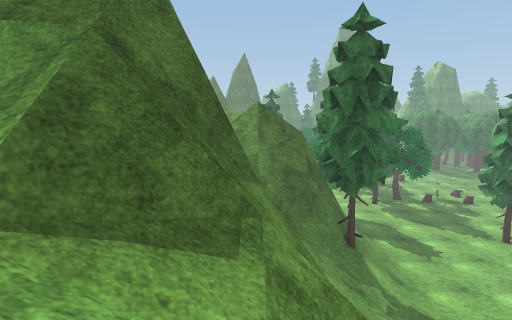
view 1 (above)

18 first-person views from a walk through a Unity game level. The camera is 1.4 m above the floor, tilts 8° down and sees 80° across. The floor is counted in squares, 1 m on a side. Each view is taken from the middle of a square. On the plan, view 1 faces up. The plan holds only what a view shows up to about 14 squares ahead; the rest is blank. The place goes on beyond the plan. Some trees and plants on the terrain are drawn as simple stand-ins. Some animated figures are left out. Door leaves are left out, so doorways stand open. Some surface patterns are stand-ins.

view 2
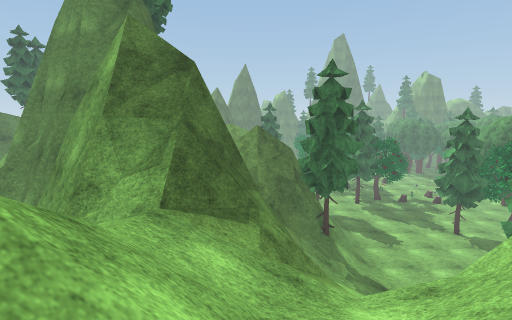

view 3
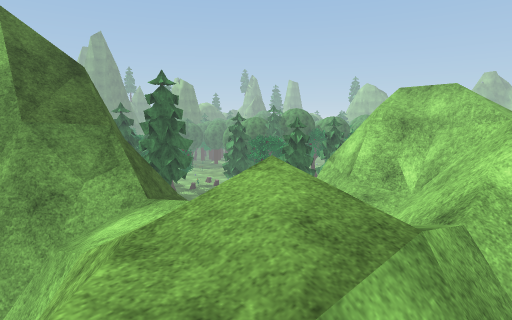

view 4
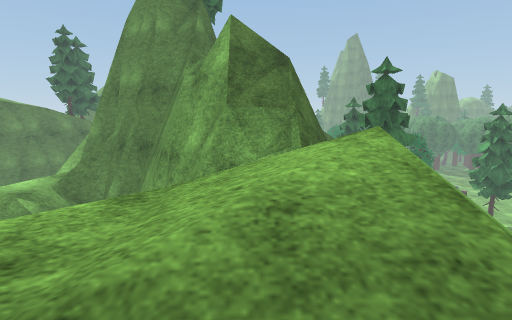

view 5
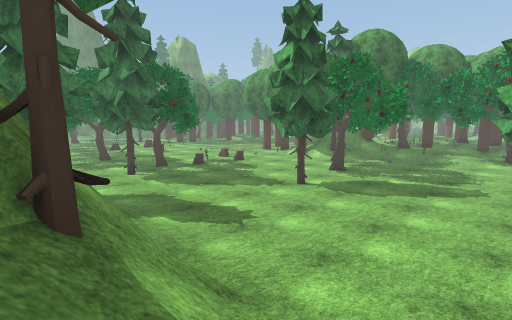

view 6
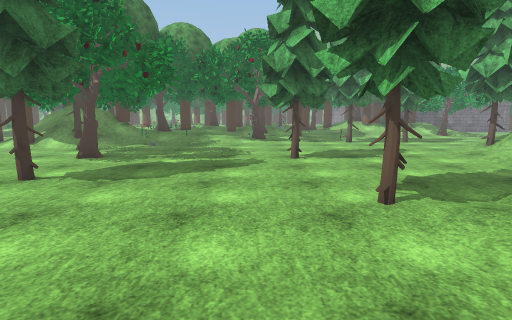

view 7
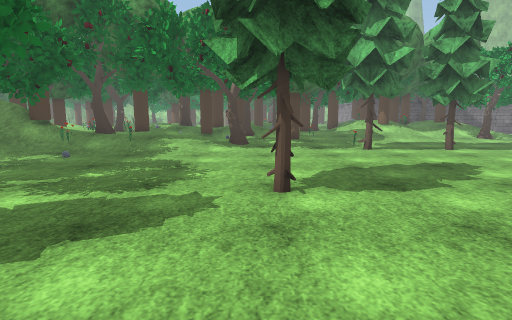

view 8
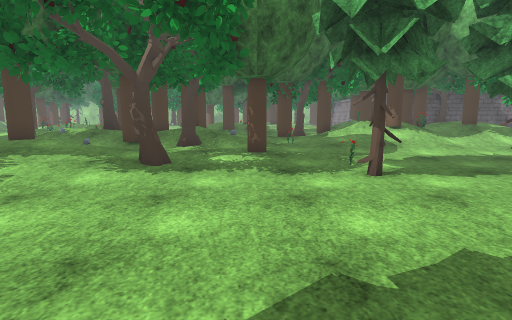

view 9
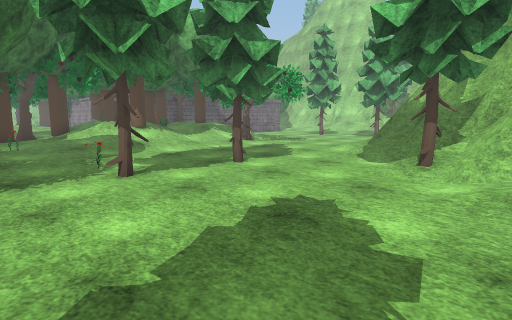

view 10
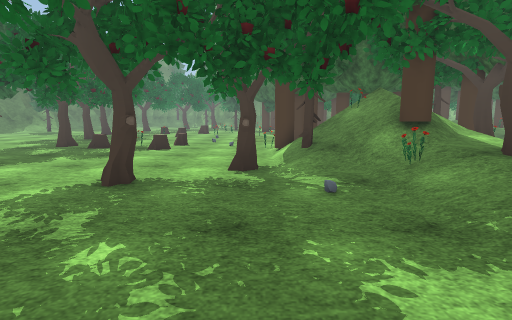

view 11
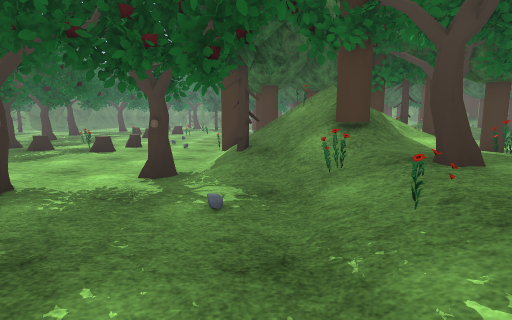

view 12
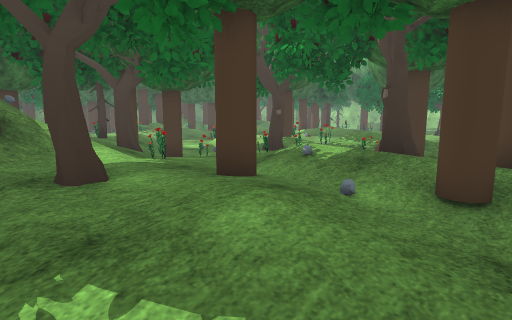

view 13
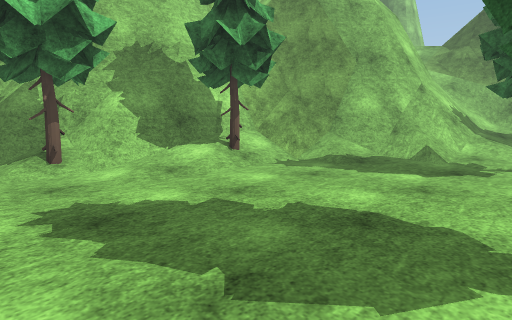

view 14
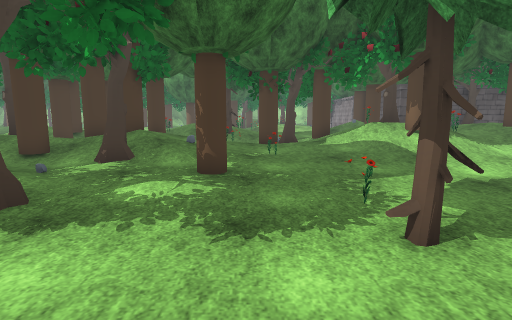

view 15
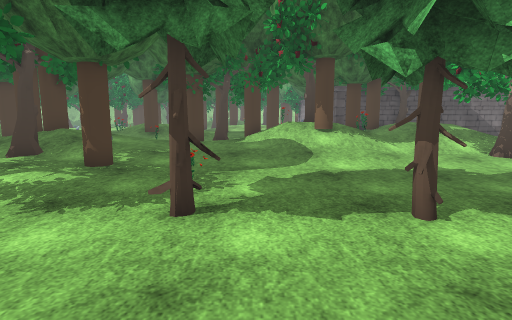

view 16
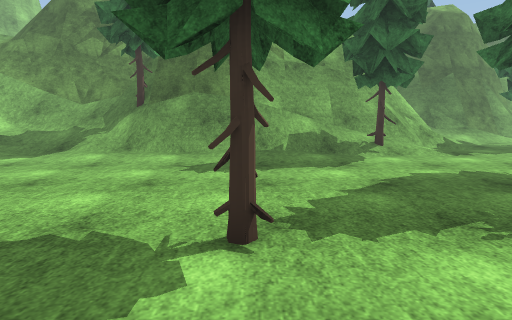

view 17
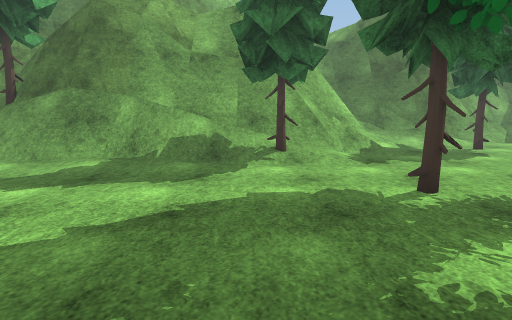

view 18
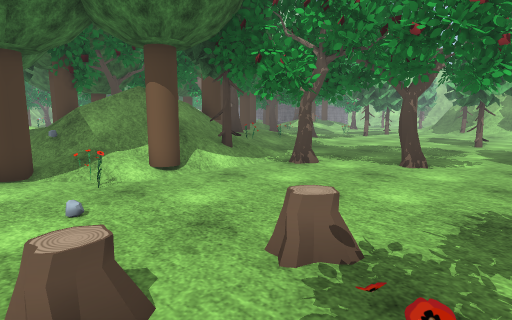

### Floor plan
Key: @ floor where view 1 was taken; # wall or solid block; x gap in a wall; . main floor; : floor 0.25 m higher than the main floor; + floor 0.5 m higher than the main floor; * floor 0.75 m higher than the main floor; % floor 1 m higher than the main floor; & floor 7 m higher than the main floor; / step, stairs or slope; = window, fence, low wall or low ledge; v drop or lower ground; T tree; S stump.
Columns run from 8 left of view 1 to 35 right of it. Each row starts with its distance up from view 1.
 26          //:.....      . S....     T
 25          ==//...... # .=.S.....TT TT TT
 24          #=//:...T... S..S...==//// /T%/v
 23          ##==/...TT.. ...S....////=#TTT//
 22          ###=/................T/// ##TT:.
 21            #=T................/////  #TT/
 20            #=T.............. .TT///     :
 19            #=//:............../T/T////+=+*#=
 18            #=//:......... ...#// T//=#*+*+#=
 17            #=//:........ .:. ./:=#%%***=   =
 16            #=//:.....TT.......:://#***//
 15            #=//:................//**TT//  =T
 14            #==#:................/=*/**//   T
 13            ###/:................////////
 12            ##//:................/ ///+T/ T
 11          ###T//:................:::++://TT
 10          ##////:................::#::+##T TT
  9          #=////:..........T......::::+###/
  8   #      #=////:...TT....TT......::::://*/
  7 vv##     #=///////::T.............::TT+/**=
  6  vv#    ##=///////::..............:::::+++T
  5  vv#######=///###=//::.............::::=+T##
  4   vv#==#=#=/  ###///::...........TT=::::+**#
  3    v&#====//  #######/..............::::+ /T
  2    vv/=/=//=###  ###=/..............::://##
  1    vv///////=##    #=///T/::.....T...:://T#
  0     v///@///=##    #====T#+:.....T....:/TT#
 -1     /////  /=##    #########T:........://=
 -2     ///// //=##          ###T#:.......::// T
 -3    v&/// //=##             ###//......::////
 -4     //////=##               ##=#.... .: //T#
 -5    / /v                      ###//.   :x//%#

Positions as (right, up) in squares from view 1, and headings:
1: (0, 0), facing up
2: (0, -4), facing up
3: (-5, -5), facing up-right
4: (-3, -5), facing up
5: (3, 8), facing up-right
6: (6, 10), facing right
7: (12, 9), facing right
8: (18, 7), facing right
9: (18, 7), facing down-right
10: (21, 10), facing up
11: (23, 11), facing up
12: (25, 11), facing up-right
13: (22, 8), facing down-left
14: (22, 6), facing right
15: (21, 3), facing right
16: (17, 16), facing left
17: (15, 20), facing left
18: (15, 26), facing down-right
